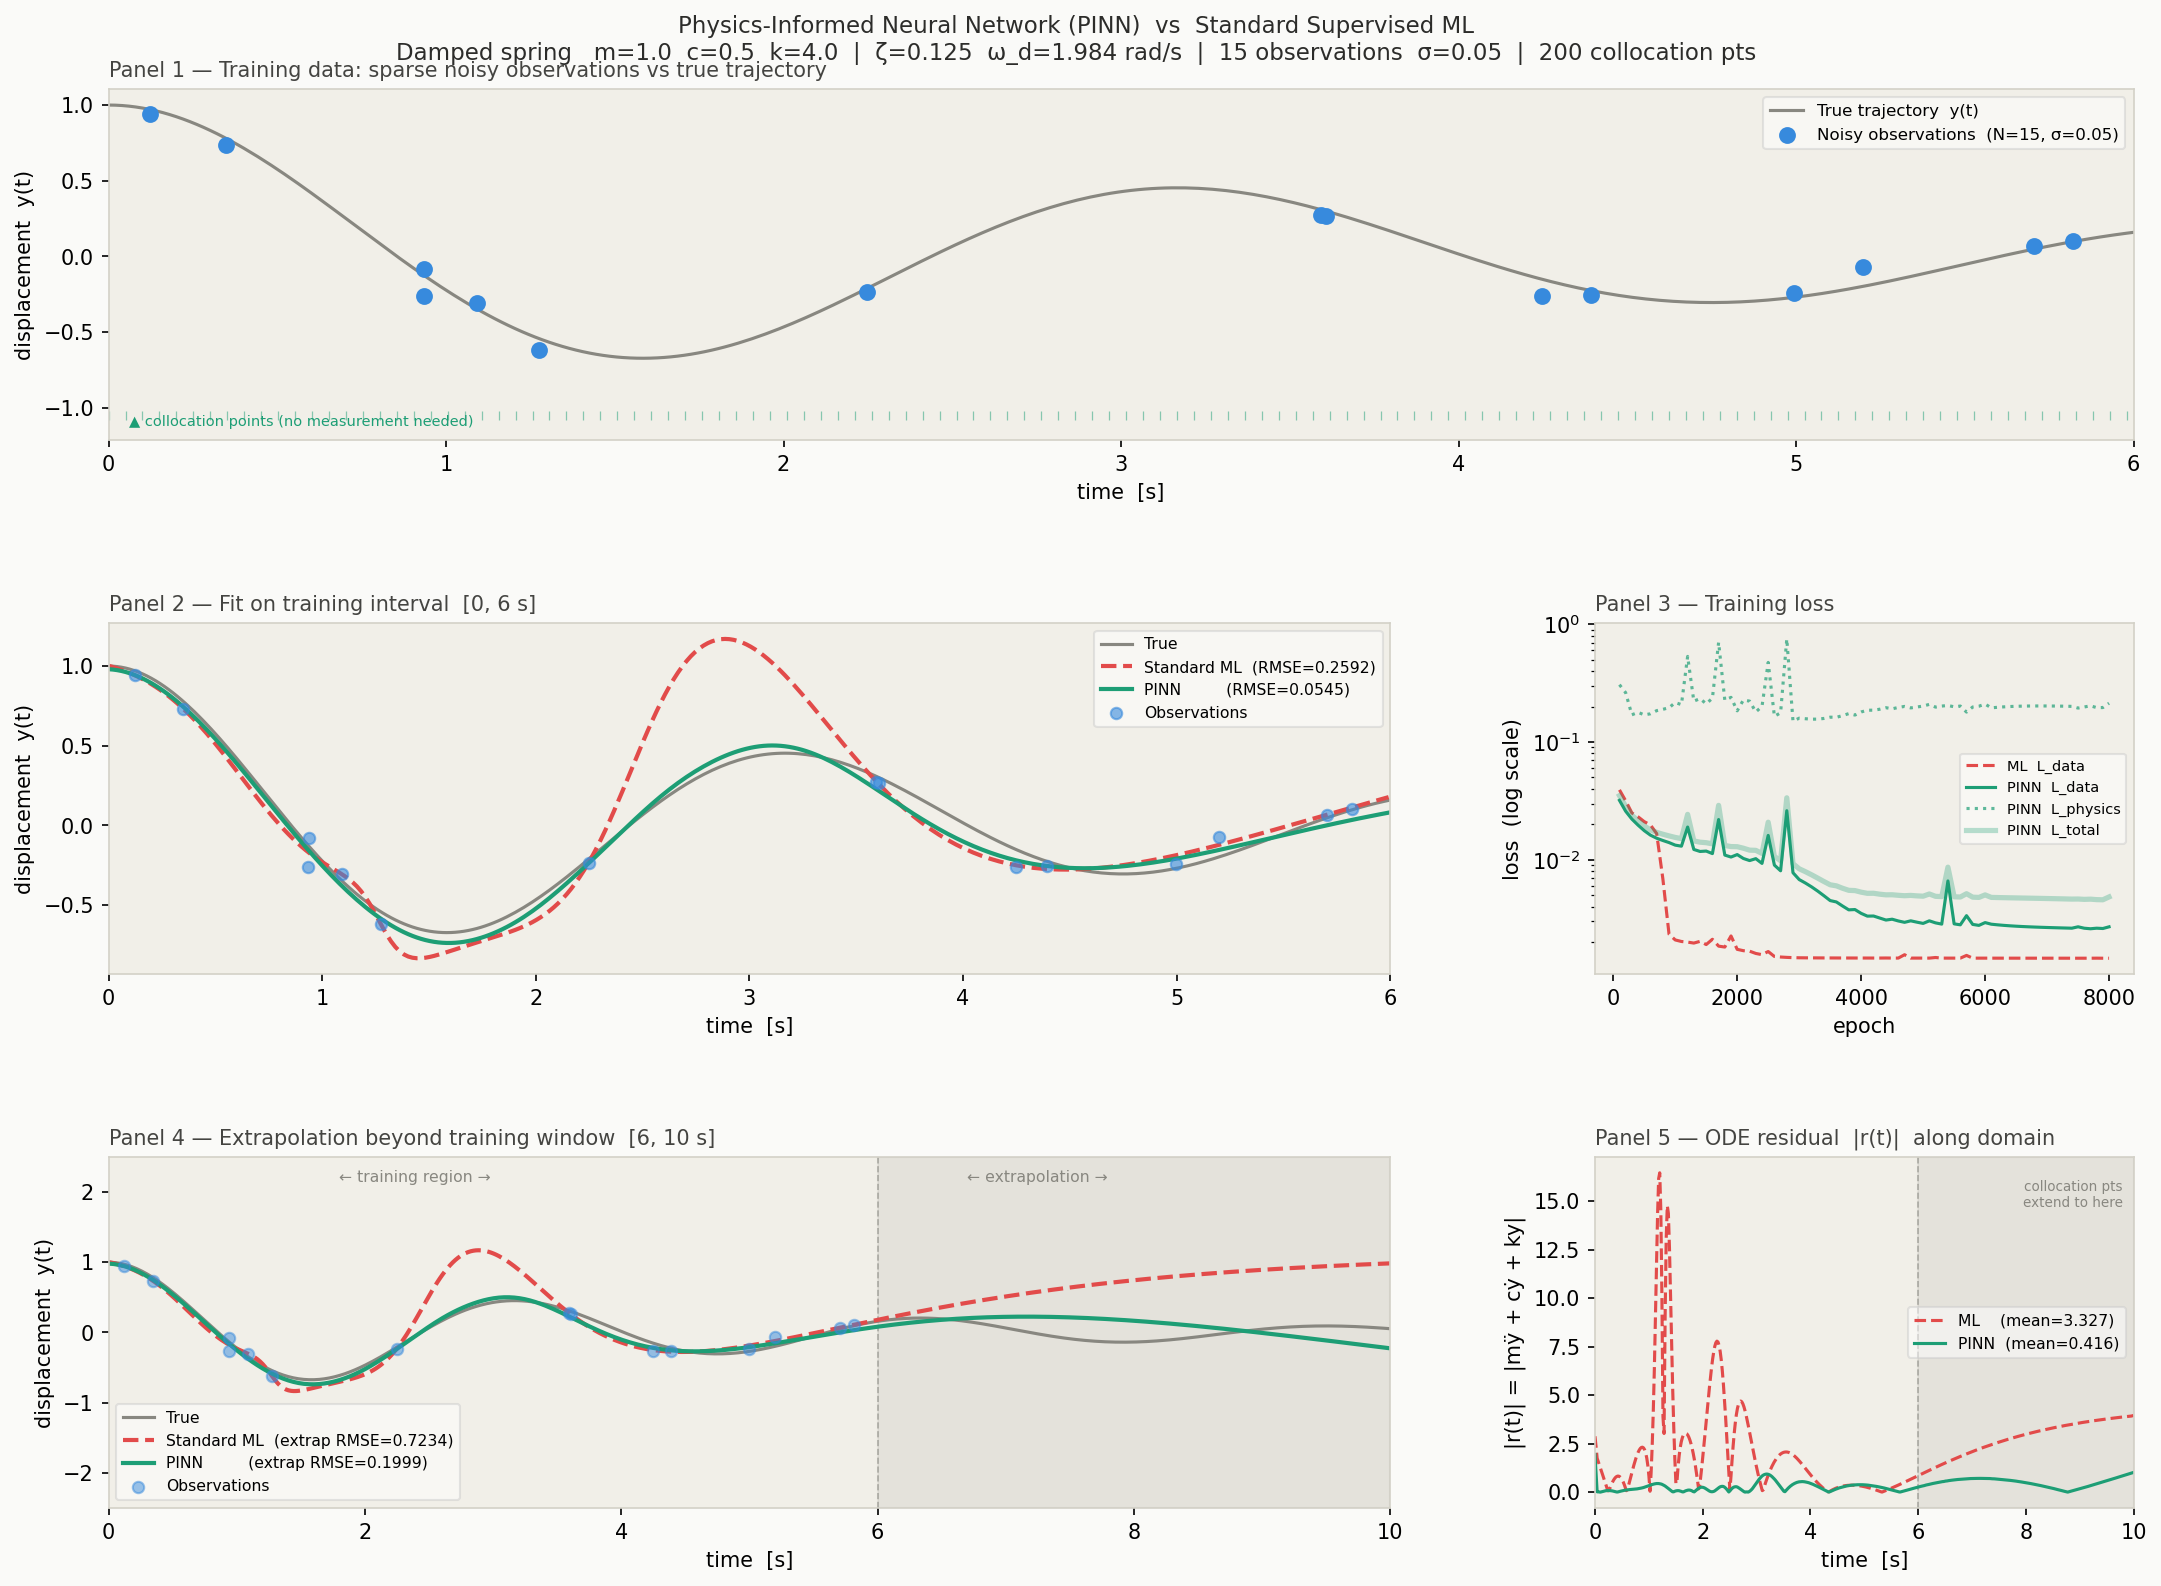

Write the Python code that produced this figure.
"""
==============================================================================
Physics-Informed Neural Network (PINN) for a Damped Spring-Mass System
==============================================================================

PROBLEM
-------
We observe a few noisy measurements of the displacement y(t) of a mass on a
damped spring.  The true dynamics are governed by the second-order linear ODE

        m * y''(t)  +  c * y'(t)  +  k * y(t)  =  0

with initial conditions  y(0) = 1,  y'(0) = 0.

We compare two approaches:
  1. Standard supervised ML  – a neural network trained only to minimise the
     RMSE on the observed data points.
  2. PINN                    – the same network architecture, but the loss
     also penalises violations of the ODE at collocation points.

DEPENDENCIES
------------
    pip install torch numpy matplotlib

Run:
    python pinn_spring_damper.py

The script prints training progress and produces a single figure with six
panels that tell the complete story.
==============================================================================
"""

import numpy as np
import torch
import torch.nn as nn
import matplotlib.pyplot as plt
import matplotlib.gridspec as gridspec

# ── reproducibility ──────────────────────────────────────────────────────────
torch.manual_seed(42)
np.random.seed(42)

# =============================================================================
# 1.  SYSTEM PARAMETERS
# =============================================================================
M   = 1.0       # mass  [kg]
C   = 0.5       # damping coefficient
K   = 4.0       # spring stiffness  [N/m]
Y0  = 1.0       # initial displacement
DY0 = 0.0       # initial velocity

# Derived quantities (underdamped regime assumed)
OMEGA_0 = np.sqrt(K / M)                          # natural frequency
ZETA    = C / (2.0 * np.sqrt(M * K))              # damping ratio  (< 1 here)
OMEGA_D = OMEGA_0 * np.sqrt(1.0 - ZETA**2)        # damped frequency

T_TRAIN = 6.0    # end of observation window  [s]
T_EXTRAP = 10.0  # end of extrapolation window [s]

# =============================================================================
# 2.  ANALYTIC SOLUTION  (ground truth)
# =============================================================================

def analytic(t: np.ndarray) -> np.ndarray:
    """
    Closed-form solution for the underdamped case with y(0)=1, y'(0)=0:

        y(t) = e^{-ζ ω₀ t} * [ cos(ω_d t)  +  (ζ ω₀ / ω_d) sin(ω_d t) ]
    """
    return np.exp(-ZETA * OMEGA_0 * t) * (
        np.cos(OMEGA_D * t)
        + (ZETA * OMEGA_0 / OMEGA_D) * np.sin(OMEGA_D * t)
    )

# =============================================================================
# 3.  DATA GENERATION
# =============================================================================

N_OBS   = 15       # number of noisy observations (training data)
SIGMA   = 0.05     # measurement noise standard deviation
N_COL   = 200      # collocation points for physics residual

# --- observation points: random draws from [0, T_TRAIN] ---
t_obs = np.sort(np.random.uniform(0.0, T_TRAIN, N_OBS))
y_obs = analytic(t_obs) + np.random.normal(0.0, SIGMA, N_OBS)

# --- collocation points: uniform from [0, T_EXTRAP] (extends beyond training!)
#     No measurements required – we freely place them wherever we want the
#     ODE to be satisfied, including the extrapolation region.
t_col = np.linspace(0.0, T_EXTRAP, N_COL)

# --- dense grid for evaluation / plotting ---
t_plot_train  = np.linspace(0.0, T_TRAIN,  300)
t_plot_full   = np.linspace(0.0, T_EXTRAP, 500)

# Convert to PyTorch tensors
def to_tensor(arr, requires_grad=False):
    return torch.tensor(arr, dtype=torch.float32,
                        requires_grad=requires_grad).unsqueeze(1)

t_obs_t  = to_tensor(t_obs)
y_obs_t  = to_tensor(y_obs)
t_col_t  = to_tensor(t_col, requires_grad=True)   # grad needed for ODE residual

# =============================================================================
# 4.  NEURAL NETWORK ARCHITECTURE
# =============================================================================
# Both models share the same architecture so the comparison is fair.
# A small fully-connected network with Tanh activations – smooth activations
# are important because we differentiate the network output twice.

class FCNet(nn.Module):
    """
    Simple fully-connected network: 1 → [hidden]*n_layers → 1
    Tanh activations throughout (smooth → well-defined higher derivatives).
    """
    def __init__(self, hidden: int = 32, n_layers: int = 4):
        super().__init__()
        layers = [nn.Linear(1, hidden), nn.Tanh()]
        for _ in range(n_layers - 1):
            layers += [nn.Linear(hidden, hidden), nn.Tanh()]
        layers += [nn.Linear(hidden, 1)]
        self.net = nn.Sequential(*layers)

    def forward(self, t):
        return self.net(t)


# =============================================================================
# 5.  PHYSICS RESIDUAL
# =============================================================================

def ode_residual(model: nn.Module, t: torch.Tensor) -> torch.Tensor:
    """
    Evaluate  r(t) = m*y'' + c*y' + k*y  at each collocation point.

    Derivatives are computed via automatic differentiation (torch.autograd.grad),
    which differentiates through the network itself – no finite differences.

    Steps:
      1.  Forward pass:  ŷ  = model(t)
      2.  First deriv:   ŷ' = d(ŷ)/dt   via autograd
      3.  Second deriv:  ŷ'' = d(ŷ')/dt via autograd
      4.  Residual:      r = m*ŷ'' + c*ŷ' + k*ŷ
    """
    y_hat = model(t)

    # first derivative
    dy = torch.autograd.grad(
        y_hat, t,
        grad_outputs=torch.ones_like(y_hat),
        create_graph=True   # keep graph so we can differentiate again
    )[0]

    # second derivative
    d2y = torch.autograd.grad(
        dy, t,
        grad_outputs=torch.ones_like(dy),
        create_graph=True
    )[0]

    return M * d2y + C * dy + K * y_hat


# =============================================================================
# 6.  TRAINING
# =============================================================================

def train(model: nn.Module,
          lambda_physics: float,
          n_epochs: int = 8000,
          lr: float = 1e-3,
          print_every: int = 1000,
          label: str = "Model") -> dict:
    """
    Train the model.

    Loss = L_data  +  λ * L_physics

      L_data    = MSE of model output vs noisy observations
      L_physics = mean squared ODE residual at collocation points
                  (zero when lambda_physics = 0  →  standard ML)

    Returns a dict with training history.
    """
    optimiser = torch.optim.Adam(model.parameters(), lr=lr)
    scheduler = torch.optim.lr_scheduler.StepLR(
        optimiser, step_size=3000, gamma=0.5
    )

    history = {"epoch": [], "loss_data": [], "loss_physics": [], "loss_total": []}

    for epoch in range(1, n_epochs + 1):
        optimiser.zero_grad()

        # --- data loss ---
        y_pred = model(t_obs_t)
        loss_data = torch.mean((y_pred - y_obs_t) ** 2)

        # --- physics loss ---
        if lambda_physics > 0:
            residual   = ode_residual(model, t_col_t)
            loss_phys  = torch.mean(residual ** 2)
        else:
            loss_phys  = torch.tensor(0.0)

        loss_total = loss_data + lambda_physics * loss_phys
        loss_total.backward()
        optimiser.step()
        scheduler.step()

        if epoch % print_every == 0 or epoch == 1:
            print(f"  [{label}] epoch {epoch:5d} | "
                  f"L_data={loss_data.item():.5f}  "
                  f"L_phys={loss_phys.item():.5f}  "
                  f"L_total={loss_total.item():.5f}")

        if epoch % 100 == 0:
            history["epoch"].append(epoch)
            history["loss_data"].append(loss_data.item())
            history["loss_physics"].append(loss_phys.item())
            history["loss_total"].append(loss_total.item())

    return history


# --- instantiate & train ---
print("=" * 60)
print("Training standard ML model  (λ = 0, data loss only)")
print("=" * 60)
model_ml = FCNet(hidden=32, n_layers=4)
hist_ml  = train(model_ml, lambda_physics=0.0, label="Standard ML")

print()
print("=" * 60)
print("Training PINN  (λ = 1e-2, data + physics loss)")
print("=" * 60)
model_pinn = FCNet(hidden=32, n_layers=4)
hist_pinn  = train(model_pinn, lambda_physics=1e-2, label="PINN      ")

# =============================================================================
# 7.  EVALUATION
# =============================================================================

def predict(model: nn.Module, t: np.ndarray) -> np.ndarray:
    t_t = to_tensor(t)
    with torch.no_grad():
        return model(t_t).squeeze().numpy()


y_true_full  = analytic(t_plot_full)
y_true_train = analytic(t_plot_train)

y_ml_full   = predict(model_ml,   t_plot_full)
y_pinn_full = predict(model_pinn, t_plot_full)

# RMSE helper
def rmse(pred, true):
    return float(np.sqrt(np.mean((pred - true) ** 2)))

# Training-interval RMSE
mask_train = t_plot_full <= T_TRAIN
rmse_ml_train   = rmse(y_ml_full[mask_train],   y_true_full[mask_train])
rmse_pinn_train = rmse(y_pinn_full[mask_train],  y_true_full[mask_train])

# Extrapolation-interval RMSE
mask_extrap = t_plot_full > T_TRAIN
rmse_ml_ext   = rmse(y_ml_full[mask_extrap],   y_true_full[mask_extrap])
rmse_pinn_ext = rmse(y_pinn_full[mask_extrap],  y_true_full[mask_extrap])

# Physics residual on full domain (using dense grid, finite differences for eval)
def physics_residual_np(y: np.ndarray, t: np.ndarray) -> float:
    """Approximate ODE residual via central finite differences."""
    dt  = t[1] - t[0]
    dy  = np.gradient(y, dt)
    d2y = np.gradient(dy, dt)
    r   = M * d2y + C * dy + K * y
    return float(np.sqrt(np.mean(r[5:-5] ** 2)))   # trim edges

phys_res_ml   = physics_residual_np(y_ml_full,   t_plot_full)
phys_res_pinn = physics_residual_np(y_pinn_full,  t_plot_full)

print()
print("=" * 60)
print("RESULTS SUMMARY")
print("=" * 60)
print(f"{'Metric':<35}  {'Std ML':>10}  {'PINN':>10}")
print("-" * 58)
print(f"{'RMSE  (training interval)':35}  {rmse_ml_train:>10.4f}  {rmse_pinn_train:>10.4f}")
print(f"{'RMSE  (extrapolation)':35}  {rmse_ml_ext:>10.4f}  {rmse_pinn_ext:>10.4f}")
print(f"{'Physics residual (full domain)':35}  {phys_res_ml:>10.4f}  {phys_res_pinn:>10.4f}")


# =============================================================================
# 8.  VISUALISATION
# =============================================================================

BLUE   = "#378ADD"
RED    = "#E24B4A"
GREEN  = "#1D9E75"
GRAY   = "#888780"
LGRAY  = "#D3D1C7"

FOLDER_NAME="Damped_Oscillator/"

fig = plt.figure(figsize=(15, 11))
fig.patch.set_facecolor("#FAFAF8")

gs = gridspec.GridSpec(3, 3, figure=fig,
                       hspace=0.52, wspace=0.38,
                       left=0.07, right=0.97,
                       top=0.93, bottom=0.07)

ax_data   = fig.add_subplot(gs[0, :])   # row 0, all cols
ax_train  = fig.add_subplot(gs[1, :2])  # row 1, cols 0-1
ax_loss   = fig.add_subplot(gs[1, 2])   # row 1, col 2
ax_extrap = fig.add_subplot(gs[2, :2])  # row 2, cols 0-1
ax_phys   = fig.add_subplot(gs[2, 2])   # row 2, col 2

for ax in [ax_data, ax_train, ax_loss, ax_extrap, ax_phys]:
    ax.set_facecolor("#F1EFE8")
    for spine in ax.spines.values():
        spine.set_edgecolor(LGRAY)

# ── helper: shade extrapolation region ──────────────────────────────────────
def shade_extrap(ax, alpha=0.12):
    ax.axvspan(T_TRAIN, T_EXTRAP, color=GRAY, alpha=alpha, label="_nolegend_")
    ax.axvline(T_TRAIN, color=GRAY, lw=0.8, ls="--", alpha=0.6)


# ── Panel 1: training data ───────────────────────────────────────────────────
ax_data.set_title("Panel 1 — Training data: sparse noisy observations vs true trajectory",
                  fontsize=10, loc="left", pad=6, color="#444441")
ax_data.plot(t_plot_train, y_true_train, color=GRAY, lw=1.5,
             label="True trajectory  y(t)")
ax_data.scatter(t_obs, y_obs, color=BLUE, s=50, zorder=5,
                label=f"Noisy observations  (N={N_OBS}, σ={SIGMA})")
ax_data.set_xlabel("time  [s]")
ax_data.set_ylabel("displacement  y(t)")
ax_data.legend(fontsize=8, framealpha=0.5)
ax_data.set_xlim(0, T_TRAIN)

# Annotate collocation points along x-axis
ax_data.eventplot(t_col[t_col <= T_TRAIN], orientation="horizontal",
                  lineoffsets=-1.05, linelengths=0.06,
                  linewidths=0.6, color=GREEN, alpha=0.5)
ax_data.annotate("▲ collocation points (no measurement needed)",
                 xy=(0.01, 0.04), xycoords="axes fraction",
                 fontsize=7, color=GREEN)


# ── Panel 2: fit on training interval ────────────────────────────────────────
ax_train.set_title("Panel 2 — Fit on training interval  [0, 6 s]",
                   fontsize=10, loc="left", pad=6, color="#444441")
ax_train.plot(t_plot_full[mask_train], y_true_full[mask_train],
              color=GRAY, lw=1.5, label="True")
ax_train.plot(t_plot_full[mask_train], y_ml_full[mask_train],
              color=RED,   lw=2,   ls="--",
              label=f"Standard ML  (RMSE={rmse_ml_train:.4f})")
ax_train.plot(t_plot_full[mask_train], y_pinn_full[mask_train],
              color=GREEN, lw=2,
              label=f"PINN         (RMSE={rmse_pinn_train:.4f})")
ax_train.scatter(t_obs, y_obs, color=BLUE, s=30, zorder=5, alpha=0.6,
                 label="Observations")
ax_train.set_xlabel("time  [s]")
ax_train.set_ylabel("displacement  y(t)")
ax_train.legend(fontsize=7.5, framealpha=0.5)
ax_train.set_xlim(0, T_TRAIN)


# ── Panel 3: training loss curves ────────────────────────────────────────────
ax_loss.set_title("Panel 3 — Training loss",
                  fontsize=10, loc="left", pad=6, color="#444441")
ax_loss.semilogy(hist_ml["epoch"],   hist_ml["loss_data"],
                 color=RED,   lw=1.5, ls="--", label="ML  L_data")
ax_loss.semilogy(hist_pinn["epoch"], hist_pinn["loss_data"],
                 color=GREEN, lw=1.5, label="PINN  L_data")
ax_loss.semilogy(hist_pinn["epoch"], hist_pinn["loss_physics"],
                 color=GREEN, lw=1.5, ls=":", alpha=0.7,
                 label="PINN  L_physics")
ax_loss.semilogy(hist_pinn["epoch"], hist_pinn["loss_total"],
                 color=GREEN, lw=2.5, alpha=0.3, label="PINN  L_total")
ax_loss.set_xlabel("epoch")
ax_loss.set_ylabel("loss  (log scale)")
ax_loss.legend(fontsize=7, framealpha=0.5)


# ── Panel 4: extrapolation ───────────────────────────────────────────────────
ax_extrap.set_title("Panel 4 — Extrapolation beyond training window  [6, 10 s]",
                    fontsize=10, loc="left", pad=6, color="#444441")
shade_extrap(ax_extrap)
ax_extrap.plot(t_plot_full, y_true_full,
               color=GRAY,  lw=1.5, label="True")
ax_extrap.plot(t_plot_full, np.clip(y_ml_full, -3, 3),
               color=RED,   lw=2,   ls="--",
               label=f"Standard ML  (extrap RMSE={rmse_ml_ext:.4f})")
ax_extrap.plot(t_plot_full, y_pinn_full,
               color=GREEN, lw=2,
               label=f"PINN         (extrap RMSE={rmse_pinn_ext:.4f})")
ax_extrap.scatter(t_obs, y_obs, color=BLUE, s=30, zorder=5, alpha=0.5,
                  label="Observations")
ax_extrap.set_xlabel("time  [s]")
ax_extrap.set_ylabel("displacement  y(t)")
ax_extrap.set_ylim(-2.5, 2.5)
ax_extrap.set_xlim(0, T_EXTRAP)
ax_extrap.legend(fontsize=7.5, framealpha=0.5)
ax_extrap.annotate("← training region →", xy=(0.18, 0.93),
                   xycoords="axes fraction", fontsize=7.5, color=GRAY)
ax_extrap.annotate("← extrapolation →",   xy=(0.67, 0.93),
                   xycoords="axes fraction", fontsize=7.5, color=GRAY)


# ── Panel 5: physics residual profile ────────────────────────────────────────
ax_phys.set_title("Panel 5 — ODE residual  |r(t)|  along domain",
                  fontsize=10, loc="left", pad=6, color="#444441")
shade_extrap(ax_phys)

dt      = t_plot_full[1] - t_plot_full[0]

def pointwise_residual(y, t):
    dy  = np.gradient(y, t)
    d2y = np.gradient(dy, t)
    return np.abs(M * d2y + C * dy + K * y)

r_ml   = pointwise_residual(y_ml_full,   t_plot_full)
r_pinn = pointwise_residual(y_pinn_full,  t_plot_full)

ax_phys.plot(t_plot_full, r_ml,   color=RED,   lw=1.5, ls="--",
             label=f"ML    (mean={phys_res_ml:.3f})")
ax_phys.plot(t_plot_full, r_pinn, color=GREEN, lw=1.5,
             label=f"PINN  (mean={phys_res_pinn:.3f})")
ax_phys.set_xlabel("time  [s]")
ax_phys.set_ylabel("|r(t)| = |mÿ + cẏ + ky|")
ax_phys.set_xlim(0, T_EXTRAP)
ax_phys.legend(fontsize=7.5, framealpha=0.5)
ax_phys.annotate("collocation pts\nextend to here",
                 xy=(T_EXTRAP - 0.2, ax_phys.get_ylim()[1] * 0.85),
                 fontsize=6.5, color=GRAY, ha="right")


# ── super-title and caption ──────────────────────────────────────────────────
fig.suptitle(
    "Physics-Informed Neural Network (PINN)  vs  Standard Supervised ML\n"
    f"Damped spring   m={M}  c={C}  k={K}  |  "
    f"ζ={ZETA:.3f}  ω_d={OMEGA_D:.3f} rad/s  |  "
    f"{N_OBS} observations  σ={SIGMA}  |  {N_COL} collocation pts",
    fontsize=11, y=0.975, color="#2C2C2A"
)

plt.savefig(FOLDER_NAME + "pinn_spring_damper.png", dpi=150, bbox_inches="tight",
            facecolor=fig.get_facecolor())
print("\nFigure saved to  pinn_spring_damper.png")
plt.show()
